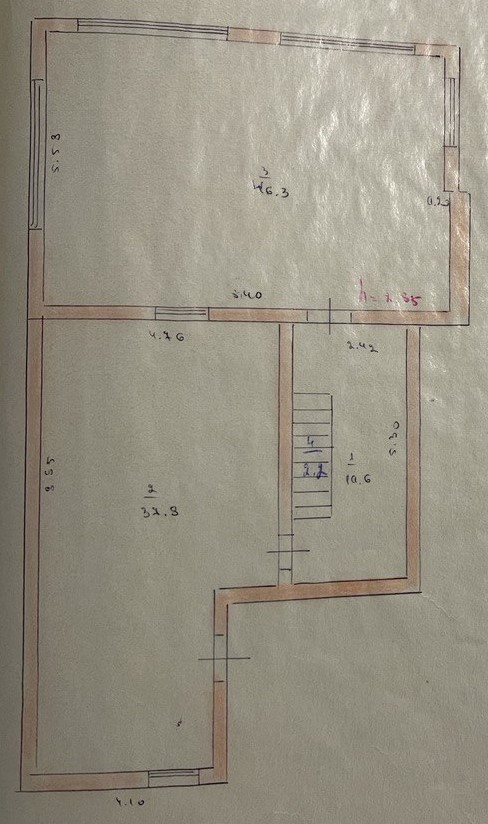
#> input picture 1.jpeg, 488 x 824 px
$ python main.py -i ../../1.jpeg -o out.png
#> lines starting #> are read from the running program, lines starting #| are printed output that depends on the picture; after the words box and inside, x2 and y2 are one past the last pixel; in counts of white or black regions, pixels touching at a corner belong together
#> in process, original_img is the input picture: shape (824, 488, 3); mean B, G, R 131.3, 145.8, 151.2
### backend/floorplan/preprocess.py
"""Image preprocessing: rectification, deskewing, binarization."""

import cv2
import numpy as np
from typing import Tuple, Optional


class Config:
    CANNY_THRESHOLD1 = 50
    CANNY_THRESHOLD2 = 150

    MIN_CONTOUR_AREA_RATIO = 0.2   # relative to image area
    CORNER_EPSILON = 0.02

    DESKEW_ANGLE_RANGE = 3

    BG_BLUR_SIZE = 51
    ADAPTIVE_BLOCK_SIZE = 41
    ADAPTIVE_C = 10

    MORPH_KERNEL_SIZE = 3
    MIN_COMPONENT_AREA = 20


def order_corners(pts: np.ndarray) -> np.ndarray:
    rect = np.zeros((4, 2), dtype=np.float32)
    s = pts.sum(axis=1)
    diff = np.diff(pts, axis=1)

    rect[0] = pts[np.argmin(s)]   # top-left
    rect[2] = pts[np.argmax(s)]   # bottom-right
    rect[1] = pts[np.argmin(diff)]  # top-right
    rect[3] = pts[np.argmax(diff)]  # bottom-left
    return rect


def rectify_document(img: np.ndarray) -> Tuple[np.ndarray, Optional[np.ndarray]]:
    if img is None or img.size == 0:
        return img, None

    gray = cv2.cvtColor(img, cv2.COLOR_BGR2GRAY) if len(img.shape) == 3 else img
    gray = cv2.GaussianBlur(gray, (5, 5), 0)

    edges = cv2.Canny(gray, Config.CANNY_THRESHOLD1, Config.CANNY_THRESHOLD2)
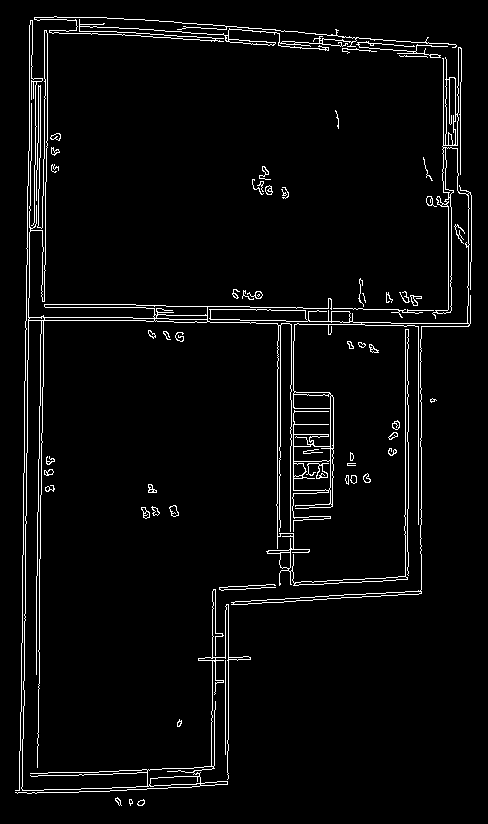
#> edges: shape (824, 488); 3.8% white in thin lines or dots, all inside (x1, y1, x2, y2) = (15, 16, 472, 806)
    kernel = cv2.getStructuringElement(cv2.MORPH_RECT, (5, 5))
    edges = cv2.dilate(edges, kernel, iterations=2)
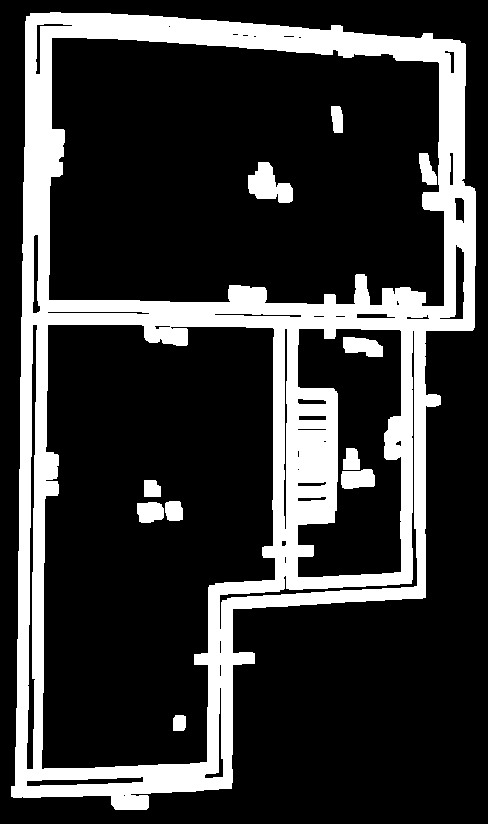
#> edges: shape (824, 488); 21.6% white; 11 white regions

    contours, _ = cv2.findContours(edges, cv2.RETR_EXTERNAL, cv2.CHAIN_APPROX_SIMPLE)
#> contours = 1 contour; box (x1, y1, x2, y2) and area: (11, 12, 476, 810) 288986
    if not contours:
        return img, None

    img_area = img.shape[0] * img.shape[1]
    min_area = img_area * Config.MIN_CONTOUR_AREA_RATIO

    candidates = sorted(contours, key=cv2.contourArea, reverse=True)
#> candidates has the same summary as contours

    for contour in candidates[:10]:
        area = cv2.contourArea(contour)
        if area < min_area:
            continue

        epsilon = Config.CORNER_EPSILON * cv2.arcLength(contour, True)
        approx = cv2.approxPolyDP(contour, epsilon, True)

        if len(approx) == 4:
            pts = approx.reshape(4, 2).astype(np.float32)
        else:
            rect = cv2.minAreaRect(contour)
            pts = cv2.boxPoints(rect).astype(np.float32)

        rect_pts = order_corners(pts)

        width = int(max(
            np.linalg.norm(rect_pts[1] - rect_pts[0]),
            np.linalg.norm(rect_pts[2] - rect_pts[3])
        ))
        height = int(max(
            np.linalg.norm(rect_pts[3] - rect_pts[0]),
            np.linalg.norm(rect_pts[2] - rect_pts[1])
        ))

        if width < 100 or height < 100:
            continue

        dst_pts = np.array(
            [[0, 0], [width, 0], [width, height], [0, height]],
            dtype=np.float32
        )

        M = cv2.getPerspectiveTransform(rect_pts, dst_pts)
        rectified = cv2.warpPerspective(img, M, (width, height))
        return rectified, M
#> this loop made 1 pass
#> (area, epsilon, s in order_corners, diff in order_corners, width, height, dst_pts) on pass 1: (288986, 52.29, [1280.5, 817.7, 36.54, 499.3], [350.3, 796.5, -13.81, -459.9], 454, 795, [[0, 0], [454, 0], [454, 795], [0, 795]])
#> pass 1, in rectify_document, `rectified = cv2.warpPerspective(img, M, (width, height))`:
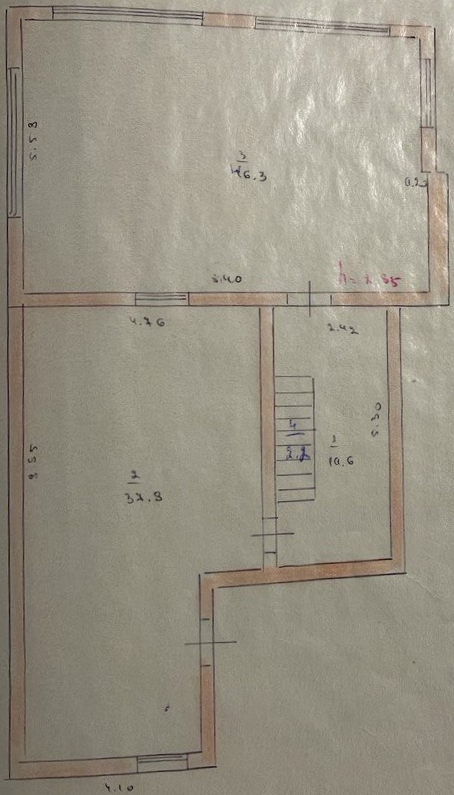
#> rectified: shape (795, 454, 3); mean B, G, R 132.3, 146.8, 152.3

    return img, None


# [46 lines left out: function deskew, not called in this run]


def remove_small_components(binary: np.ndarray, min_area: int) -> np.ndarray:
    num_labels, labels, stats, _ = cv2.connectedComponentsWithStats(binary, connectivity=8)
    cleaned = np.zeros_like(binary)

    for i in range(1, num_labels):
        area = stats[i, cv2.CC_STAT_AREA]
        if area >= min_area:
            cleaned[labels == i] = 255

    return cleaned


def binarize(img: np.ndarray) -> np.ndarray:
    if img is None or img.size == 0:
        return img

    gray = cv2.cvtColor(img, cv2.COLOR_BGR2GRAY) if len(img.shape) == 3 else img
#> gray: shape (795, 454)
    gray = cv2.medianBlur(gray, 5)
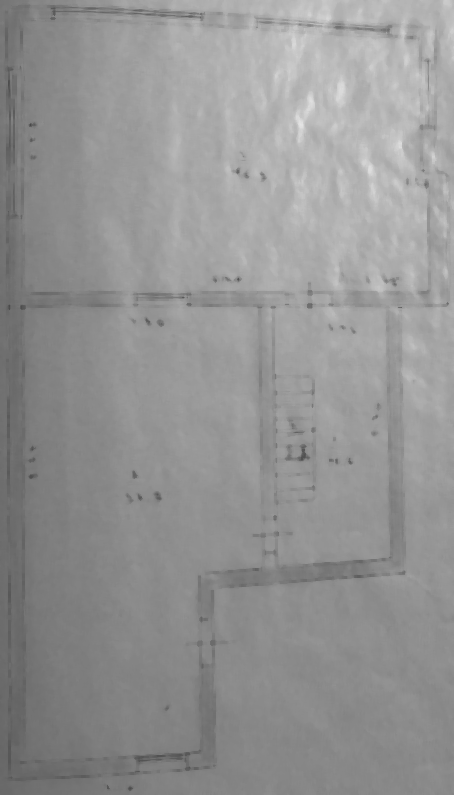
#> gray: shape (795, 454); min 72, max 229, mean 147.9

    bg = cv2.GaussianBlur(gray, (Config.BG_BLUR_SIZE, Config.BG_BLUR_SIZE), 0)
    norm = cv2.divide(gray, bg, scale=255)
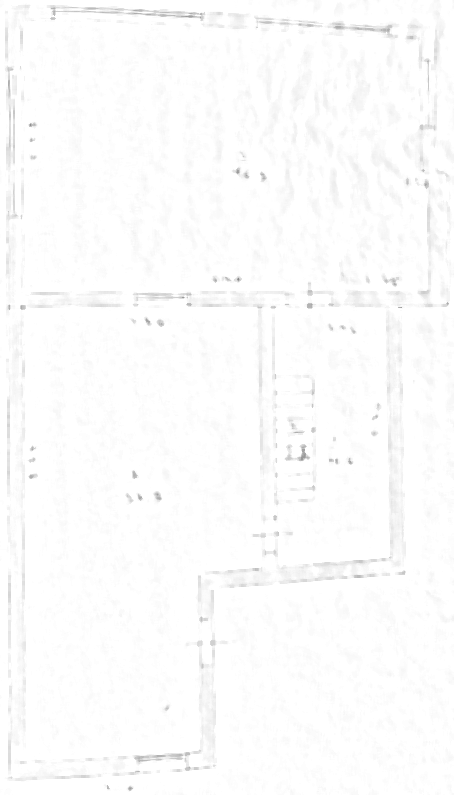
#> norm: shape (795, 454); min 132, max 255, mean 252.5

    binary = cv2.adaptiveThreshold(
        norm,
        255,
        cv2.ADAPTIVE_THRESH_GAUSSIAN_C,
        cv2.THRESH_BINARY_INV,
        Config.ADAPTIVE_BLOCK_SIZE,
        Config.ADAPTIVE_C
    )
#> binary: shape (795, 454); 3.3% white; 438 white regions (260 under 20 px), largest, box (x1, y1, x2, y2) and area: (47, 5, 205, 21) 678, (330, 22, 398, 38) 328, (134, 752, 190, 764) 272

    kernel = cv2.getStructuringElement(
        cv2.MORPH_RECT,
        (Config.MORPH_KERNEL_SIZE, Config.MORPH_KERNEL_SIZE)
    )

    binary = cv2.morphologyEx(binary, cv2.MORPH_CLOSE, kernel, iterations=1)
#> binary: shape (795, 454); 3.5% white; 357 white regions (189 under 20 px), largest, box (x1, y1, x2, y2) and area: (47, 5, 205, 21) 819, (5, 66, 17, 167) 577, (134, 750, 202, 771) 398
    binary = cv2.morphologyEx(binary, cv2.MORPH_OPEN, kernel, iterations=1)
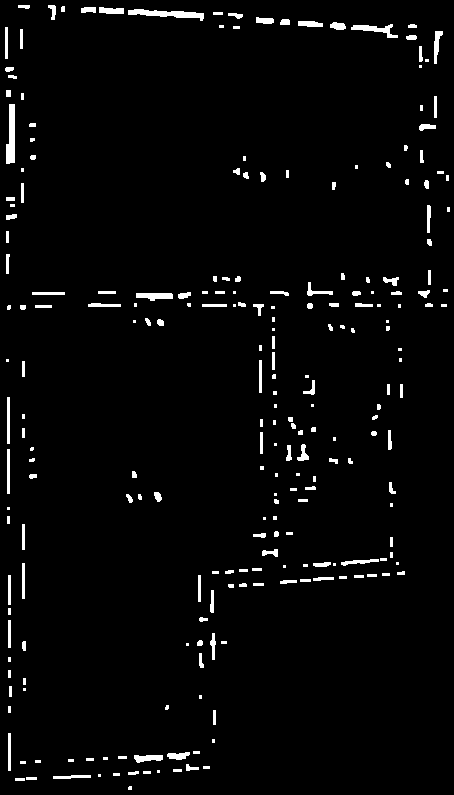
#> binary: shape (795, 454); 2.9% white; 240 white regions (72 under 20 px), largest, box (x1, y1, x2, y2) and area: (128, 9, 204, 21) 436, (6, 104, 15, 164) 415, (351, 24, 398, 38) 258

    binary = remove_small_components(binary, Config.MIN_COMPONENT_AREA)
#> in remove_small_components, `num_labels, labels, stats, _ = cv2.connectedComponentsWithStats(binary..`:
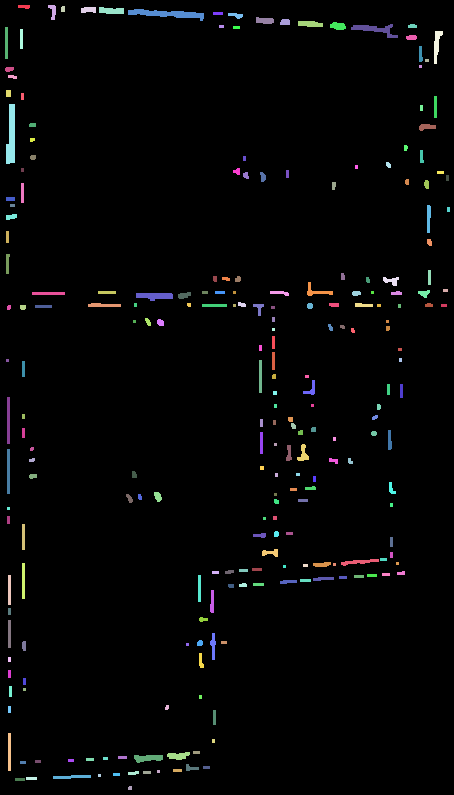
#> labels: shape (795, 454) int32; 241 distinct labels, from 0 to 240; one colour per label, 0 black
#> in remove_small_components, `num_labels, labels, stats, _ = cv2.connectedComponentsWithStats(binary..`: num_labels = 241; stats = 241 rows, first 6: [0, 0, 454, 795, 350578], [18, 5, 12, 4, 40], [48, 5, 8, 15, 71], [61, 6, 4, 6, 23], [81, 7, 15, 6, 80], [99, 7, 25, 7, 145]
#> the loop in remove_small_components, `for i in range(1, num_labels):` made 240 passes
#> area on passes 1 to 3: 40, 71, 23
#> (the rest of the program and of its run is left out)
